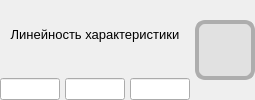
                  <widget class="QWidget" name="widget_crossingLimits_linearCharacteristic" native="true">
                   <layout class="QHBoxLayout" name="horizontalLayout_32">
                    <property name="spacing">
                     <number>5</number>
                    </property>
                    <property name="leftMargin">
                     <number>0</number>
                    </property>
                    <property name="topMargin">
                     <number>0</number>
                    </property>
                    <property name="rightMargin">
                     <number>0</number>
                    </property>
                    <property name="bottomMargin">
                     <number>0</number>
                    </property>
                    <item>
                     <widget class="QWidget" name="widget_crossingLimits_linearCharacteristic_control" native="true">
                      <property name="sizePolicy">
                       <sizepolicy hsizetype="Maximum" vsizetype="Preferred">
                        <horstretch>0</horstretch>
                        <verstretch>0</verstretch>
                       </sizepolicy>
                      </property>
                      <layout class="QVBoxLayout" name="verticalLayout_45">
                       <property name="spacing">
                        <number>10</number>
                       </property>
                       <property name="leftMargin">
                        <number>0</number>
                       </property>
                       <property name="topMargin">
                        <number>0</number>
                       </property>
                       <property name="rightMargin">
                        <number>0</number>
                       </property>
                       <property name="bottomMargin">
                        <number>0</number>
                       </property>
                       <item>
                        <widget class="QLabel" name="label_crossingLimits_linearCharacteristic">
                         <property name="sizePolicy">
                          <sizepolicy hsizetype="Preferred" vsizetype="Preferred">
                           <horstretch>0</horstretch>
                           <verstretch>0</verstretch>
                          </sizepolicy>
                         </property>
                         <property name="font">
                          <font>
                           <family>Segoe UI</family>
                           <pointsize>10</pointsize>
                          </font>
                         </property>
                         <property name="text">
                          <string>Линейность характеристики</string>
                         </property>
                         <property name="alignment">
                          <set>Qt::AlignmentFlag::AlignCenter</set>
                         </property>
                        </widget>
                       </item>
                       <item>
                        <layout class="QHBoxLayout" name="horizontalLayout_crossingLimits_linearCharacteristic_limits">
                         <property name="spacing">
                          <number>5</number>
                         </property>
                         <item>
                          <widget class="QLineEdit" name="lineEdit_crossingLimits_linearCharacteristic_lowerLimit">
                           <property name="enabled">
                            <bool>true</bool>
                           </property>
                           <property name="sizePolicy">
                            <sizepolicy hsizetype="Maximum" vsizetype="Maximum">
                             <horstretch>0</horstretch>
                             <verstretch>0</verstretch>
                            </sizepolicy>
                           </property>
                           <property name="minimumSize">
                            <size>
                             <width>5</width>
                             <height>0</height>
                            </size>
                           </property>
                           <property name="maximumSize">
                            <size>
                             <width>60</width>
                             <height>16777215</height>
                            </size>
                           </property>
                           <property name="font">
                            <font>
                             <family>Segoe UI</family>
                             <pointsize>8</pointsize>
                            </font>
                           </property>
                           <property name="text">
                            <string/>
                           </property>
                           <property name="alignment">
                            <set>Qt::AlignmentFlag::AlignCenter</set>
                           </property>
                           <property name="readOnly">
                            <bool>true</bool>
                           </property>
                          </widget>
                         </item>
                         <item>
                          <widget class="QLineEdit" name="lineEdit_crossingLimits_linearCharacteristic_value">
                           <property name="enabled">
                            <bool>true</bool>
                           </property>
                           <property name="minimumSize">
                            <size>
                             <width>5</width>
                             <height>0</height>
                            </size>
                           </property>
                           <property name="maximumSize">
                            <size>
                             <width>60</width>
                             <height>16777215</height>
                            </size>
                           </property>
                           <property name="font">
                            <font>
                             <family>Segoe UI</family>
                             <pointsize>8</pointsize>
                            </font>
                           </property>
                           <property name="text">
                            <string/>
                           </property>
                           <property name="alignment">
                            <set>Qt::AlignmentFlag::AlignCenter</set>
                           </property>
                           <property name="readOnly">
                            <bool>true</bool>
                           </property>
                          </widget>
                         </item>
                         <item>
                          <widget class="QLineEdit" name="lineEdit_crossingLimits_linearCharacteristic_upperLimit">
                           <property name="enabled">
                            <bool>true</bool>
                           </property>
                           <property name="minimumSize">
                            <size>
                             <width>5</width>
                             <height>0</height>
                            </size>
                           </property>
                           <property name="maximumSize">
                            <size>
                             <width>60</width>
                             <height>16777215</height>
                            </size>
                           </property>
                           <property name="font">
                            <font>
                             <family>Segoe UI</family>
                             <pointsize>8</pointsize>
                            </font>
                           </property>
                           <property name="text">
                            <string/>
                           </property>
                           <property name="alignment">
                            <set>Qt::AlignmentFlag::AlignCenter</set>
                           </property>
                           <property name="readOnly">
                            <bool>true</bool>
                           </property>
                          </widget>
                         </item>
                        </layout>
                       </item>
                      </layout>
                     </widget>
                    </item>
                    <item>
                     <widget class="QWidget" name="widget_crossingLimits_linearCharacteristic_limitStatusIndicator" native="true">
                      <property name="minimumSize">
                       <size>
                        <width>60</width>
                        <height>60</height>
                       </size>
                      </property>
                      <property name="maximumSize">
                       <size>
                        <width>60</width>
                        <height>60</height>
                       </size>
                      </property>
                      <property name="styleSheet">
                       <string notr="true">background: #E1E1E1;

Border: 4px solid #ADADAD ;
Border-radius: 10px;

</string>
                      </property>
                     </widget>
                    </item>
                   </layout>
                  </widget>
